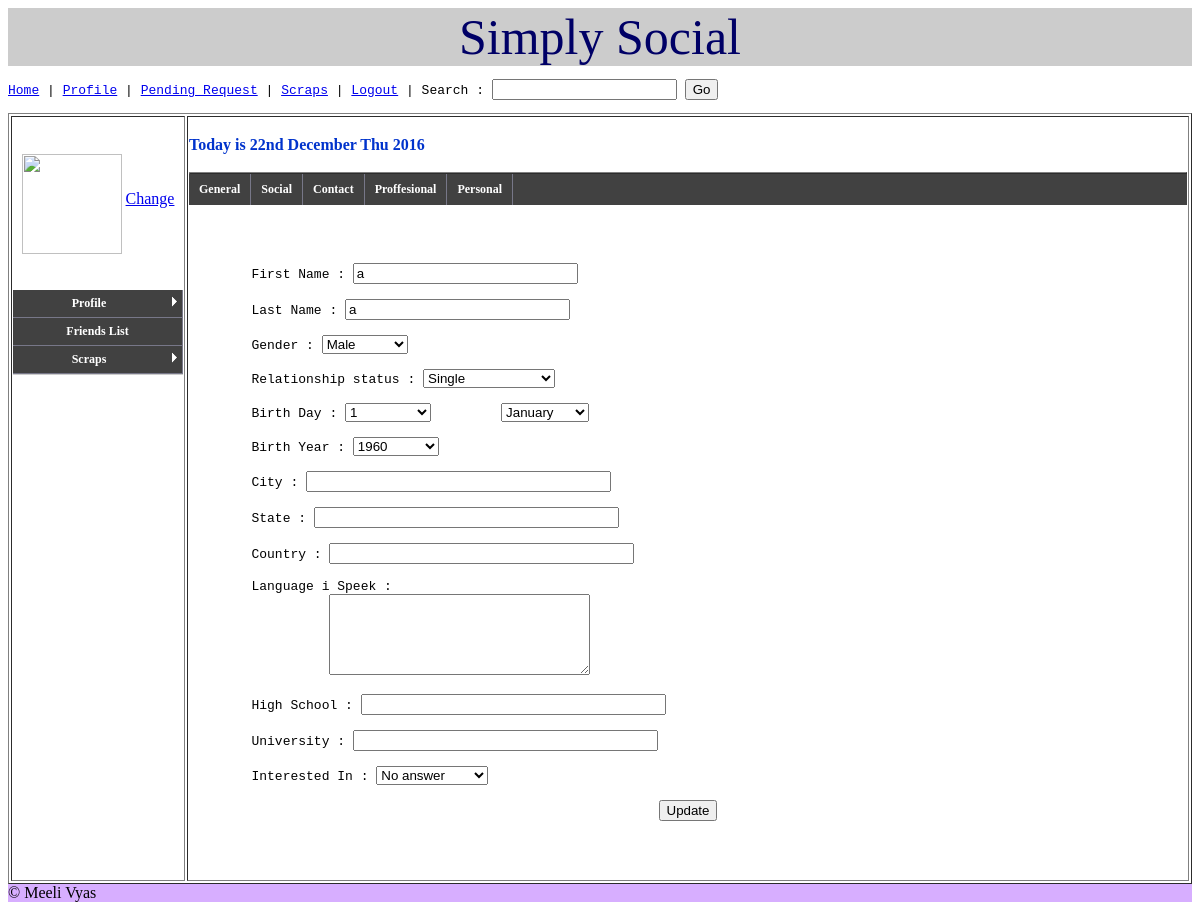
Page /profile-general.php?counter=0 (signed in) on the committed database.
### tables this page shows
CREATE TABLE `social` (
  `ID` varchar(35) NOT NULL,
  `Fname` varchar(35) DEFAULT NULL,
  `Lname` varchar(25) DEFAULT NULL,
  `Gender` varchar(6) DEFAULT NULL,
  `Status` varchar(35) DEFAULT NULL,
  `BirthDay` varchar(2) DEFAULT NULL,
  `BirthMonth` varchar(10) DEFAULT NULL,
  `BirthYear` varchar(4) DEFAULT NULL,
  `City` varchar(35) DEFAULT NULL,
  `State` varchar(35) DEFAULT NULL,
  `Country` varchar(35) DEFAULT NULL,
  `Language` varchar(150) DEFAULT NULL,
  `HighSchool` varchar(35) DEFAULT NULL,
  `University` varchar(35) DEFAULT NULL,
  `Interest` varchar(35) DEFAULT NULL,
  `Children` varchar(40) DEFAULT NULL,
  `Ethnicity` varchar(50) DEFAULT NULL,
  `Political` varchar(50) DEFAULT NULL,
  `Religion` varchar(50) DEFAULT NULL,
  `Humour` varchar(50) DEFAULT NULL,
  `Fashion` varchar(50) DEFAULT NULL,
  `Smoking` varchar(50) DEFAULT NULL,
  `Drinking` varchar(40) DEFAULT NULL,
  `Pets` varchar(40) DEFAULT NULL,
  `Living` varchar(40) DEFAULT NULL,
  `Hometown` varchar(40) DEFAULT NULL,
  `Webpage` varchar(40) DEFAULT NULL,
  `Aboutme` varchar(40) DEFAULT NULL,
  `Passion` varchar(150) DEFAULT NULL,
  `Sports` varchar(150) DEFAULT NULL,
  `Activities` varchar(150) DEFAULT NULL,
  `Books` varchar(150) DEFAULT NULL,
  `Music` varchar(150) DEFAULT NULL,
  `Tvshow` varchar(150) DEFAULT NULL,
  `Movies` varchar(150) DEFAULT NULL,
  `title` varchar(150) DEFAULT NULL,
  `image` longblob
);

### profile-general.php (the view, shortened to what this page needs)
<?php
require("config.php");
$c = $_GET['counter'];
$id = $_SESSION['ID'];
if(!strcmp($c,0))
	{
	 $result = mysqli_query($con, "Select * from social where ID='".$id."'");
     if($row=mysqli_fetch_array($result))
        {
	 	 $fname = $row['Fname'] ;
		 $lname = $row['Lname'];
		 $gender = $row['Gender'];
		 $status = $row['Status'];
		 $birthday = $row['BirthDay'];
		 $birthmonth = $row['BirthMonth'];
		 $birthyr = $row['BirthYear'];
		 $city = $row['City'];
		 $state = $row['State'];
		 $country = $row['Country'];
		 $lang = $row['Language'];
		 $highschool = $row['HighSchool'];
		 $university = $row['University'];
		 $interest = $row['Interest'];
		}
	 }
?>
<!DOCTYPE html PUBLIC "-//W3C//DTD XHTML 1.0 Transitional//EN" "http://www.w3.org/TR/xhtml1/DTD/xhtml1-transitional.dtd">
<html xmlns="http://www.w3.org/1999/xhtml">
<link rel="stylesheet" href="style.css">
<head>
</head>
<body onresize="javascript:testresize()">
<?php include("user-header.php"); ?>
<div>
<table width="100%" border="1">
  <tr>
    <td width="10%" valign="top" height="100%"><br/><?php include("User-Option.php")?></td>
    <td width="90%">
	<table width="100%" border="1">
  <tr height="50%">
    <?php include("testimoni.php"); ?>
  </tr>
</table>
<?php include("profile-options.php"); ?>
<pre>
	<form action="profile-general.php" method="GET">
	First Name : <input name="Fname" type="text" value="<?php echo $fname ?>" size="25" />
	Last Name : <input name="Lname" type="text" value="<?php echo $lname ?>" size="25" />
	Gender : <?php
	$Gender = array('No answer','Male','Female');
	printf("<select name=Gender>");
	for($i=0;$i<3;$i++)
		{
		 printf("<option value=\"" .$Gender[$i] . "\" ");
		 if($Gender[$i]==$gender)
		 		printf("selected");
		 printf(" >".$Gender[$i] ."</option>");
		}
?></select>
	Relationship status : <?php
	$RS = array('No answer','Single','Married','Open Marriage','Open Relationship');
	printf("<select name=Status>");
	for($i=0;$i<5;$i++)
		{
		 printf("<option value=\"" .$RS[$i] . "\" ");
		 if($RS[$i]==$status)
		 		printf("selected");
		 printf(" >".$RS[$i] ."</option>");
		}
?></select>
	Birth Day : <?php
	$Bday = array('No answer','1','2','3','4','5','6','7','8','9','10','11','12','13','14','15','16','17','18','19','20','21','22','23','24','25','26','27','28','29','30','31');
	printf("<select name=BirthDay>");
	for($i=0;$i<32;$i++)
		{
		 printf("<option value=\"" .$Bday[$i] . "\" ");
		 if($Bday[$i]==$birthday)
		 		printf("selected");
		 printf(" >".$Bday[$i] ."</option>");
		}
?></select>		<?php
	$Bmonth = array('No answer','January','February','March','April','May','June','July','August','September','October','November','December');
	printf("<select name=BirthMonth>");
	for($i=0;$i<13;$i++)
		{
		 printf("<option value=\"" .$Bmonth[$i] . "\" ");
		 if($Bmonth[$i]==$birthmonth)
		 		printf("selected");
		 printf(" >".$Bmonth[$i] ."</option>");
		}
?></select>
	Birth Year : <?php
	$Byr = array('No answer','1960','1961','1962','1963','1964','1965','1966','1967','1968','1969','1970','1971','1972','1973','1974','1975','1976','1977','1978','1979','1980','1981','1982','1983','1984','1985','1986','1987','1988','1989','1990','1991','1992','1993','1994','1995','1996','1997','1998','1999','2000');
	printf("<select name=BirthYear>");
	for($i=0;$i<41;$i++)
		{
		 printf("<option value=\"" .$Byr[$i] . "\" ");
		 if($Byr[$i]==$birthyr)
		 		printf("selected");
		 printf(" >".$Byr[$i] ."</option>");
		}
?></select>
	City : <input name="City" type="text" value="<?php echo $city ?>" size="35" />
	State : <input name="State" type="text" value="<?php echo $state ?>" size="35" />
	Country : <input name="Country" type="text" value="<?php echo $country ?>" size="35" />
	Language i Speek : <br/>		  <textarea name="Language" cols="30" rows="5" wrap="virtual"><?php echo $lang ?></textarea>
	High School : <input name="HighSchool" type="text" value="<?php echo $highschool ?>" size="35" />
	University : <input name="University" type="text" value="<?php echo $university ?>" size="35" />
	Interested In : <?php
	$Iter = array('No answer','Friends','Activity Partner','Bussiness','Dating');
	printf("<select name=Interest>");
	for($i=0;$i<5;$i++)
		{
		 printf("<option value=\"" .$Iter[$i] . "\" ");
		 if($Iter[$i]==$interest)
		 		printf("selected");
		 printf(" >".$Iter[$i] ."</option>");
		}
?></select>
<center><input name="Update" type="submit" value="Update" /></center>
			</form>
</pre>
	</td>
  </tr>
</table>
</div>
<?php include("footer.php") ?>
</body>
</html>

### style.css (style rules this page uses)
body { background-color:#FFFFFF; }

### rows in the picture
social: Fname "a", Lname "a", Gender "Male", Status "Single", BirthDay "1", BirthMonth "January", BirthYear "1960", Interest "No answer"

### other values in the picture
$config_author "Meeli Vyas"
